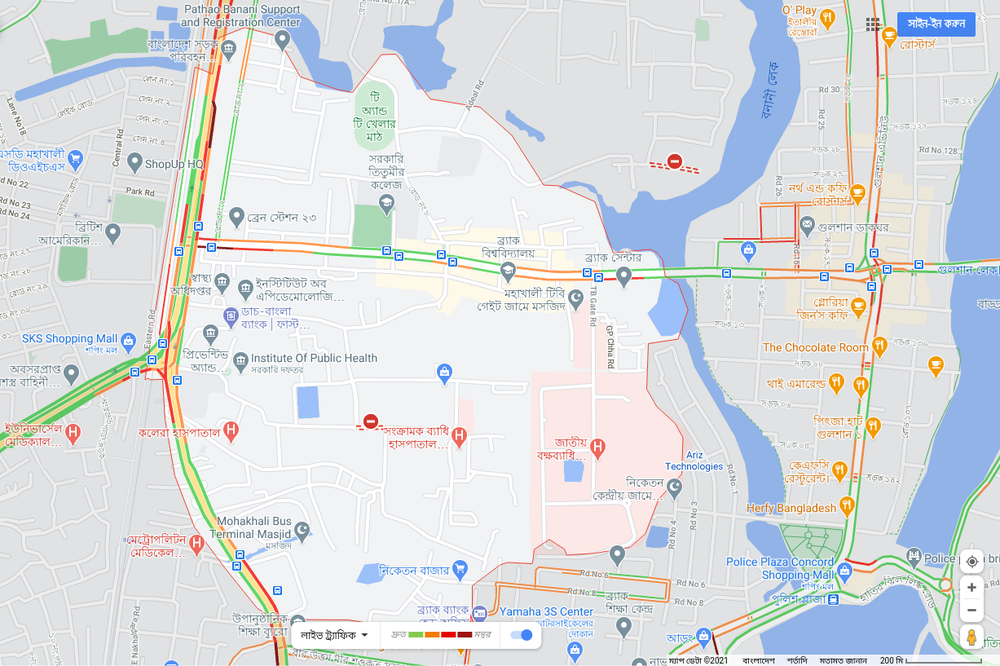
#> input picture ImageToDataPreprocessing/Codes/test_for_doc2.png, 1000 x 666 px, shrunk from 1227 x 817 before the run, found by its file name
$ python FindHSVRange.py
#> lines starting #> are read from the running program, lines starting #| are printed output that depends on the picture; after the words box and inside, x2 and y2 are one past the last pixel; in counts of white or black regions, pixels touching at a corner belong together
import cv2
import numpy as np

def nothing(x):
    pass

# Load image
image = cv2.imread('test_for_doc2.PNG')
#> image is the input picture: shape (666, 1000, 3); mean B, G, R 224.2, 221.7, 217.8

# Create a window
cv2.namedWindow('image')

# Create trackbars for color change
# Hue is from 0-179 for Opencv
cv2.createTrackbar('HMin', 'image', 0, 179, nothing)
#> slider 'HMin' is set to 35
cv2.createTrackbar('SMin', 'image', 0, 255, nothing)
#> slider 'SMin' is set to 51
cv2.createTrackbar('VMin', 'image', 0, 255, nothing)
#> slider 'VMin' is set to 51
cv2.createTrackbar('HMax', 'image', 0, 179, nothing)
#> slider 'HMax' is set to 179
cv2.createTrackbar('SMax', 'image', 0, 255, nothing)
#> slider 'SMax' is set to 255
cv2.createTrackbar('VMax', 'image', 0, 255, nothing)
#> slider 'VMax' is set to 255

# Set default value for Max HSV trackbars
cv2.setTrackbarPos('HMax', 'image', 179)
cv2.setTrackbarPos('SMax', 'image', 255)
cv2.setTrackbarPos('VMax', 'image', 255)

# Initialize HSV min/max values
hMin = sMin = vMin = hMax = sMax = vMax = 0
phMin = psMin = pvMin = phMax = psMax = pvMax = 0

while(1):
    # Get current positions of all trackbars
    hMin = cv2.getTrackbarPos('HMin', 'image')
    sMin = cv2.getTrackbarPos('SMin', 'image')
    vMin = cv2.getTrackbarPos('VMin', 'image')
    hMax = cv2.getTrackbarPos('HMax', 'image')
    sMax = cv2.getTrackbarPos('SMax', 'image')
    vMax = cv2.getTrackbarPos('VMax', 'image')

    # Set minimum and maximum HSV values to display
    lower = np.array([hMin, sMin, vMin])
    upper = np.array([hMax, sMax, vMax])

    # Convert to HSV format and color threshold
    hsv = cv2.cvtColor(image, cv2.COLOR_BGR2HSV)
#> hsv: shape (666, 1000, 3); mean H, S, V 82.4, 23.6, 232.7
    mask = cv2.inRange(hsv, lower, upper)
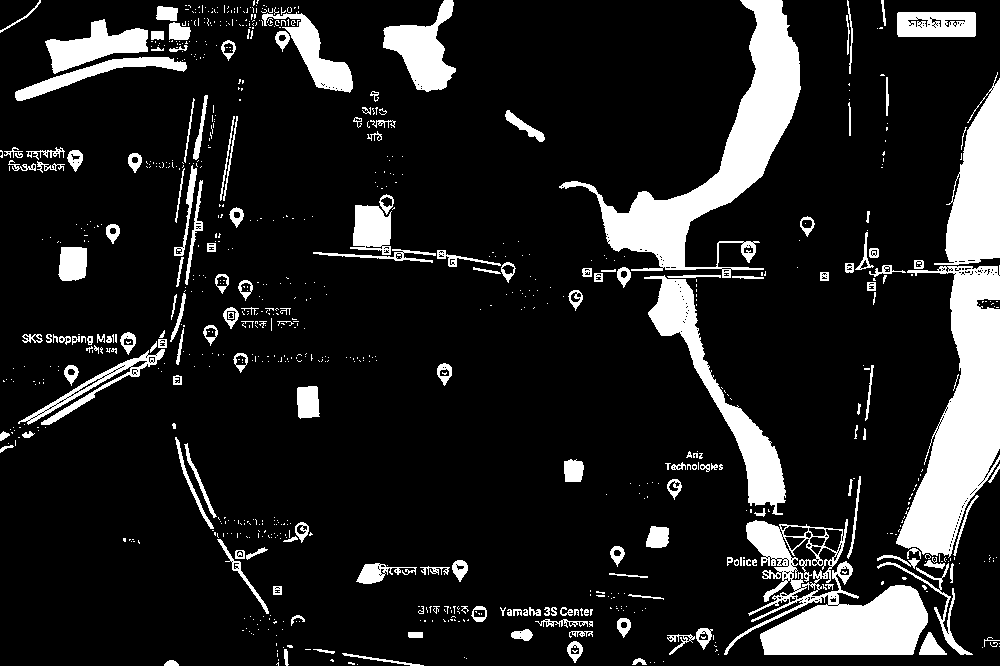
#> mask: shape (666, 1000); 14% white; 855 white regions (673 under 20 px), largest, box (x1, y1, x2, y2) and area: (559, 0, 801, 278) 15376, (896, 265, 1000, 558) 15087, (724, 519, 928, 655) 11974
    result = cv2.bitwise_and(image, image, mask=mask)
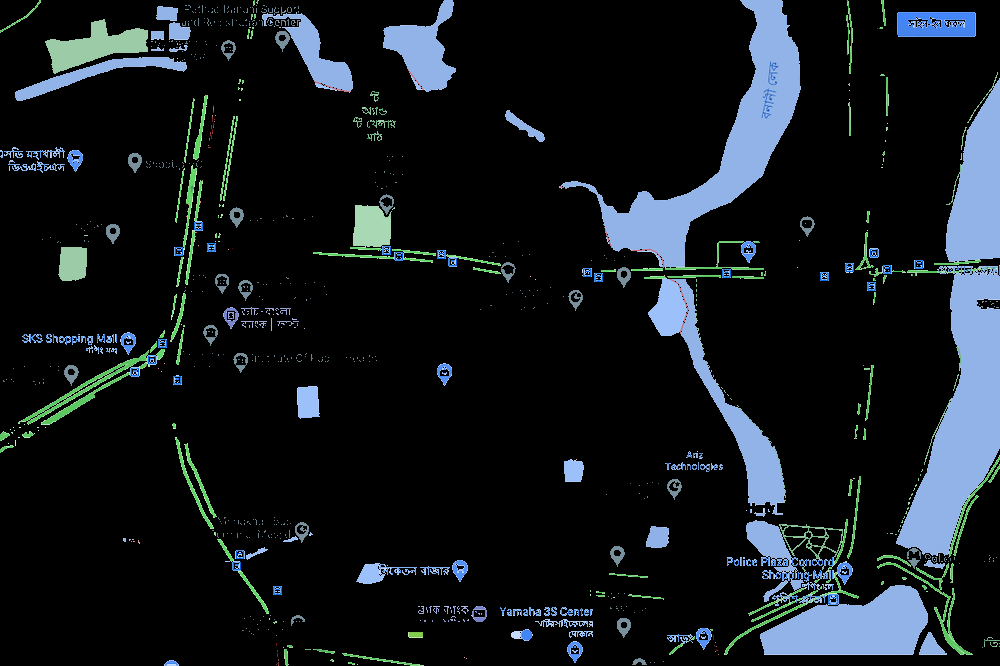
#> result: shape (666, 1000, 3); mean B, G, R 29.5, 25.3, 19.4

    # Print if there is a change in HSV value
    if((phMin != hMin) | (psMin != sMin) | (pvMin != vMin) | (phMax != hMax) | (psMax != sMax) | (pvMax != vMax) ):
        print("(hMin = %d , sMin = %d, vMin = %d), (hMax = %d , sMax = %d, vMax = %d)" % (hMin , sMin , vMin, hMax, sMax , vMax))
        phMin = hMin
        psMin = sMin
        pvMin = vMin
        phMax = hMax
        psMax = sMax
        pvMax = vMax

    # Display result image
    cv2.imshow('image', result)
    if cv2.waitKey(10) & 0xFF == ord('q'):
#> (key q is pressed here)
        break

cv2.destroyAllWindows()

$ run again, with ImageToDataPreprocessing/Codes/Gulshan_Tuesday_02022021_15_15_27.png copied over ImageToDataPreprocessing/Codes/test_for_doc2.png
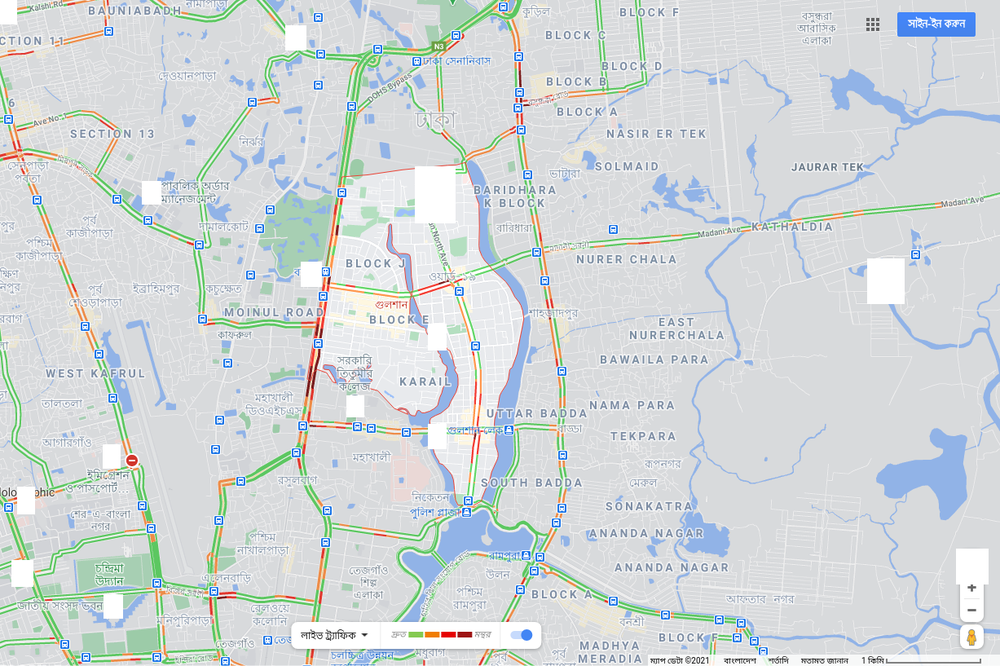
#> input picture ImageToDataPreprocessing/Codes/Gulshan_Tuesday_02022021_15_15_27.png, 1000 x 666 px, shrunk from 1227 x 817 before the run, found by its file name
#> image is the input picture: shape (666, 1000, 3); mean B, G, R 217.7, 216.4, 210.3
#> hsv: shape (666, 1000, 3); mean H, S, V 94.6, 19.1, 223.9
#> `mask = cv2.inRange(hsv, lower, upper)`:
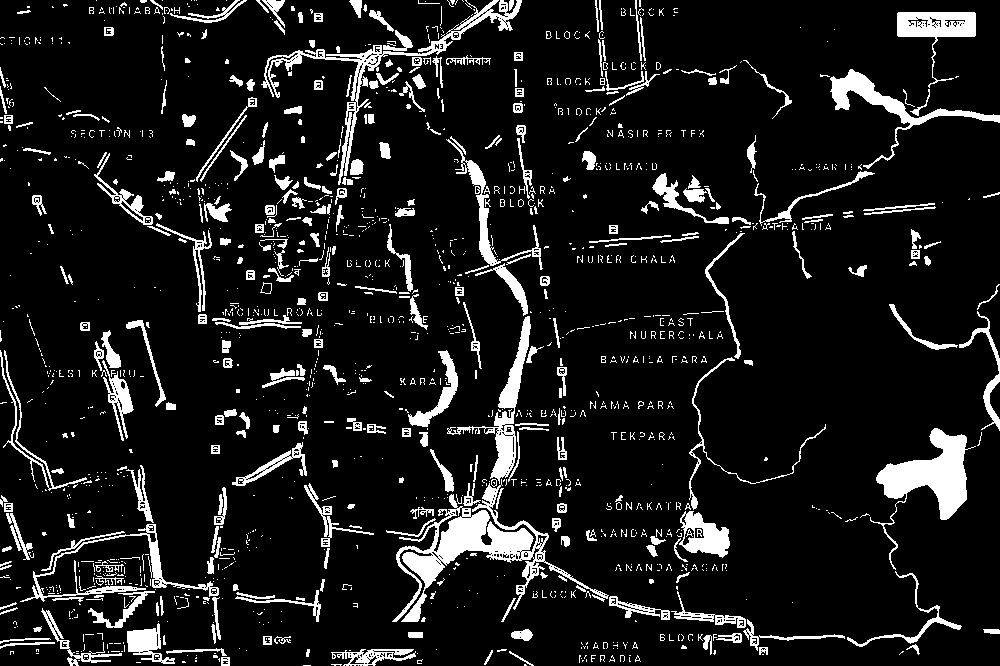
#> mask: shape (666, 1000); 10.4% white; 1602 white regions (1235 under 20 px), largest, box (x1, y1, x2, y2) and area: (392, 479, 609, 622) 6312, (870, 428, 976, 570) 4222, (261, 0, 522, 185) 3218
#> `result = cv2.bitwise_and(image, image, mask=mask)`:
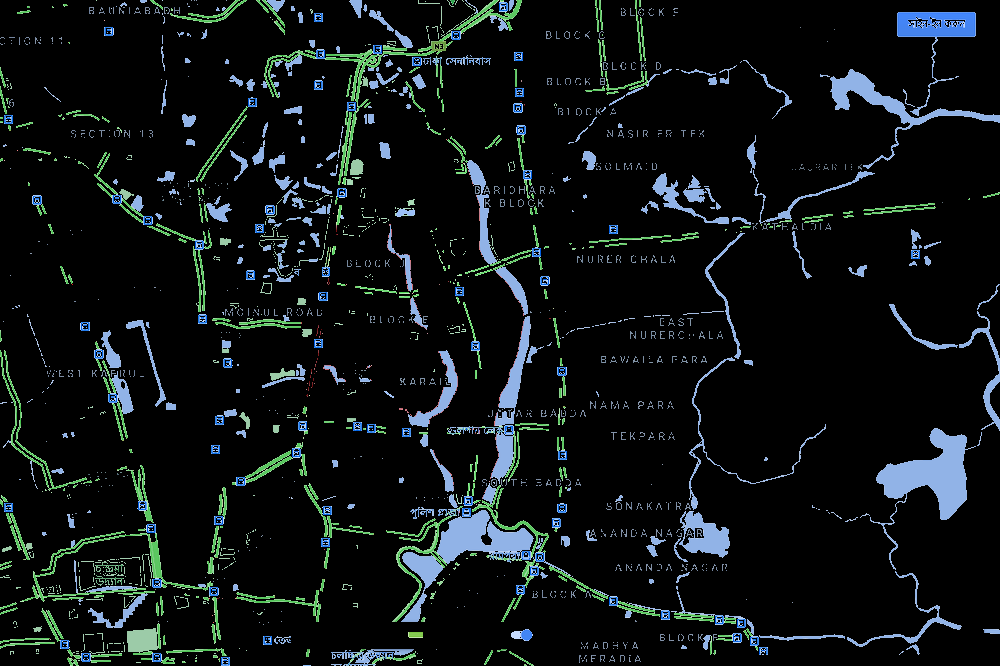
#> result: shape (666, 1000, 3); mean B, G, R 20, 19.1, 13.8
